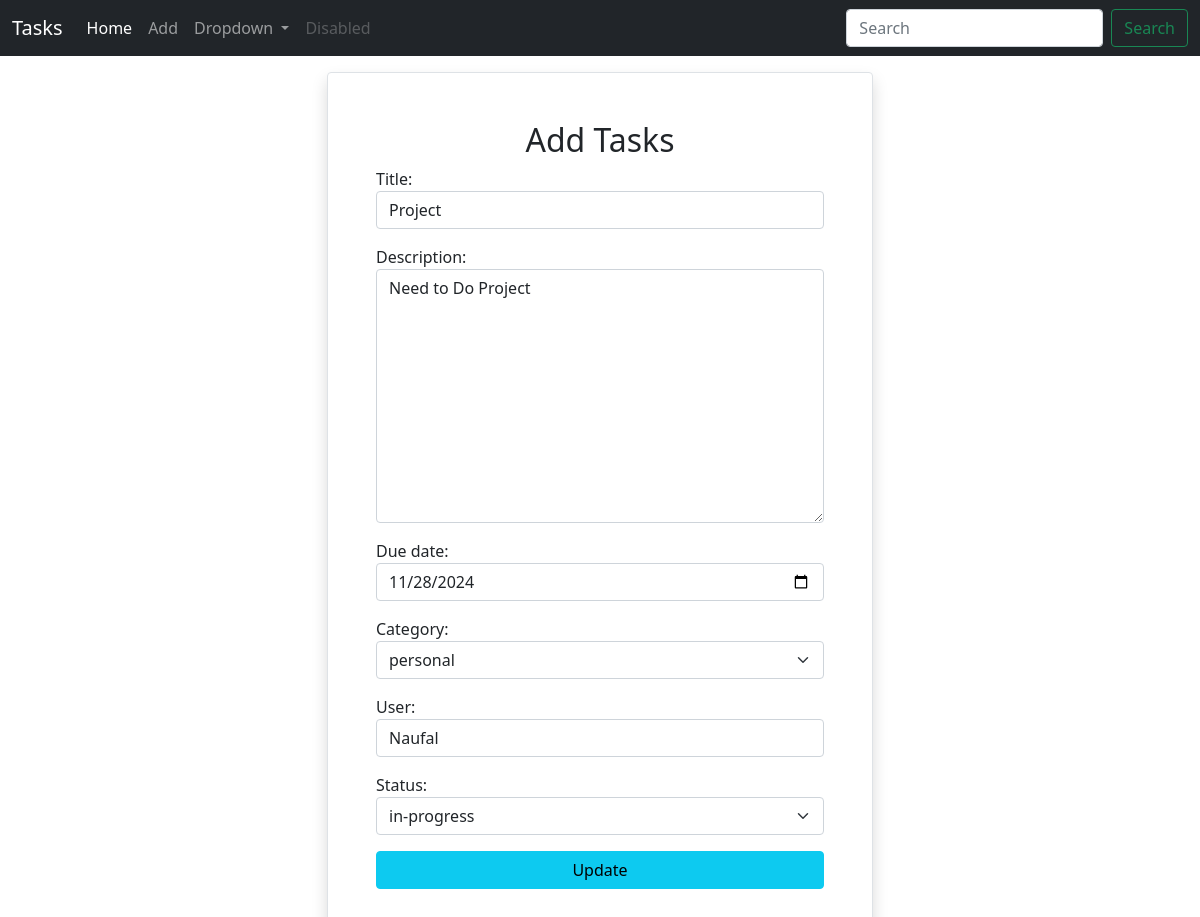
The app's page /tasks/3/change/ with its own data.
### notes/models.py (models this page shows, shortened)
class Task(models.Model):
    title=models.CharField(max_length=200)
    description=models.TextField()
    created_date=models.DateTimeField(auto_now_add=True)
    updated_date=models.DateTimeField(auto_now=True)
    due_date=models.DateTimeField(null=True)
    category_choices=(
        ("personal","personal"),
        ("business","business")
    )
    category=models.CharField(max_length=200,choices=category_choices,default="personal")
    status_choices=(
        ("pending","pending"),
        ("in-progress","in-progress"),
        ("done","done")
    )
    status=models.CharField(max_length=200,choices=status_choices,default="pending")
    user=models.CharField(max_length=200)

### notes/views.py (the view, shortened to what this page needs)
# urls.py: path('tasks/<int:pk>/change/',views.TaskUpdateView.as_view(),name="task-update"),
class TaskUpdateView(View):
    def get(self,request,*args,**kwargs):
        id=kwargs.get("pk")
        task_obj=Task.objects.get(id=id)
        form_instance=TaskForm(instance=task_obj)
        form_instance.fields["status"]=forms.ChoiceField(choices=Task.status_choices,widget=forms.Select(attrs={"class":"form-control form-select mb-3"}),initial=task_obj.status)
        return render(request,"task_edit.html",{'form':form_instance})

### notes/forms.py
class TaskForm(forms.ModelForm):
    class Meta:
        model=Task
        exclude=("created_date","status","updated_date")
        widgets={
            "title":forms.TextInput(attrs={"class":"form-control mb-3"}),
            "description":forms.Textarea(attrs={"class":"form-control mb-3"}),
            "due_date":forms.DateInput(attrs={"class":"form-control mb-3","type":"date"}),
            "category":forms.Select(attrs={"class":"form-control form-select mb-3"}),
            "user":forms.TextInput(attrs={"class":"form-control mb-3"})
        }

### notes/templates/task_edit.html (shortened to what this page needs)
{%extends 'base.html'%}
{%block main_block%}
    <div class="container">
        <div class="row">
            <div class="col-3"></div>
            <div class="col-6">
                <form action="" method="post" class="mt-3 border shadow rounded p-5 mx-auto">
                    <h2 class="text-center">Add Tasks</h2>
                    {{form}}
                    <div class="d-grid gap-2">
                        <button type="submit" class="btn btn-info">Update</button>
                    </div>
                </form>
            </div>
            <div class="col-3"></div>
        </div>
    </div>
{%endblock%}

### records on screen
Task: title "Project", description "Need to Do Project", due_date "11/28/2024", category "personal", user "Naufal", status "in-progress"
